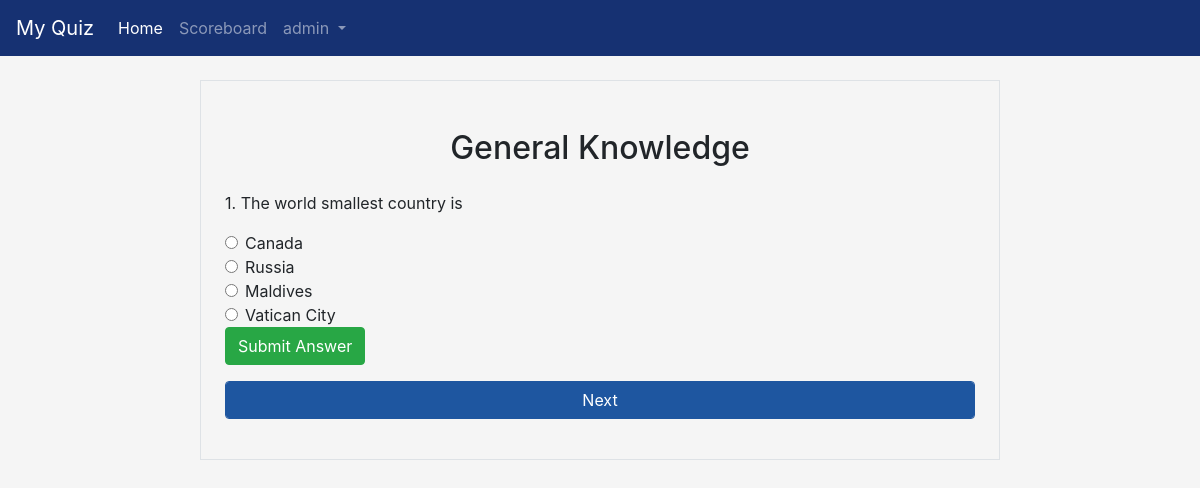
/quizview/1 (signed in), run on the app's committed database.
### quiz/models.py (models this page shows, shortened)
class Question(models.Model):
	quiz = models.ForeignKey(Quiz, on_delete=models.CASCADE)
	label = models.CharField(max_length=100)
	order = models.IntegerField(default=0)
	option1 = models.CharField(max_length=100, blank=True)
	option2 = models.CharField(max_length=100, blank=True)
	option3 = models.CharField(max_length=100, blank=True)
	option4 = models.CharField(max_length=100, blank=True)
	ans = models.CharField(max_length=100, blank=True)
	class Meta:
		ordering = ['order']

class Quiz(models.Model):
	name = models.CharField(max_length=100,default="")
	description = models.CharField(max_length=100)
	pub_date = models.DateField()
	class Meta:
		verbose_name = "Quizes"
	def __str__(self):
		return self.name

### quiz/views.py (the view)
# urls.py: path('quizview/<int:myid>', views.quizView, name="Quiz List"),
def quizView(request, myid):
    if request.user.is_anonymous:
        return redirect("/login")
    obj = Question.objects.filter(quiz__id=myid)
    for i in obj:
        anslist.append(i.ans)
    paginator = Paginator(obj, 1)
    try:
        page = int(request.GET.get('page', '1'))
    except:
        page = 1
    try:
        questions = paginator.page(page)
    except(EmptyPage, InvalidPage):
        questions = paginator.page(paginator.num_pages)
    return render(request, 'quizview.html', {'obj': obj, 'questions':questions})

### quiz/templates/quizview.html (shortened to what this page needs)
{% extends 'basic.html' %}
{% block body %}
<div class="col-lg-8 border p-4 m-4 mx-auto">
  {% for q in questions %}
  <h2 class="head">{{ q.quiz }}</h2>
  <div class="ques">
    <P>{{ q.order }}. {{ q.label }}</p>
    <form>
      <div class="form-check">
        <input class="form-check-input rb" type="radio" name="name" id="option1" value="{{ q.option1 }}">
        <label class="form-check-label" for="exampleRadios1">
          {{ q.option1 }}
        </label>
      </div>
      <div class="form-check">
        <input class="form-check-input rb" type="radio" name="name" id="option2" value="{{ q.option2 }}">
        <label class="form-check-label" for="exampleRadios2">
          {{ q.option2 }}
        </label>
      </div>
      <div class="form-check">
        <input class="form-check-input rb" type="radio" name="name" id="option3" value="{{ q.option3 }}">
        <label class="form-check-label" for="exampleRadios1">
          {{ q.option3 }}
        </label>
      </div>
      <div class="form-check">
        <input class="form-check-input rb" type="radio" name="name" id="option4" value="{{ q.option4 }}">
        <label class="form-check-label" for="exampleRadios1">
          {{ q.option4 }}
        </label>
      </div>
  </div>
  {% endfor %}
  <div class="form-group">
    <button class="btn btn-success" id="save_ans"> Submit Answer </button>
  </div>
  <div class="paginator">
    <div class="form-group">
      {% if questions.has_next %}
      <a href="?page={{ questions.next_page_number }}"><button class="btn form-control btn-primary"
          id="submitAnswer">Next</button></a>
      {% else %}
      <a href="/result/{{user.id}}"><button class="btn form-control btn-success" id="submitAnswer">Submit Quiz</button></a>
      {% endif %}
    </div>
  </div>
</div>
{% endblock %}

### quiz/templates/basic.html (shortened to what this page needs)
<!doctype html>
<html lang="en">
<head>
  <link rel="stylesheet" href="https://stackpath.bootstrapcdn.com/bootstrap/4.5.2/css/bootstrap.min.css"
>
  {% load static %}
  <link rel="stylesheet" href="{% static 'style.css'%}">
</head>
<body class="basic">
  <nav class="navbar navbar-expand-lg navbar-dark bg-nav">
    <a class="navbar-brand" href="#">My Quiz</a>
    <div class="collapse navbar-collapse" id="navbarSupportedContent">
      <ul class="navbar-nav mr-auto">
        <li class="nav-item active">
          <a class="nav-link" href="/">Home <span class="sr-only">(current)</span></a>
        </li>
        <li class="nav-item">
          <a class="nav-link" href="/scoreboard">Scoreboard</a>
        </li>
        {% if request.user.is_anonymous %}
        <li class="nav-item">
          <a class="nav-link" href="/login">Login</a>
        </li>
        {% else %}
        <li class="nav-item dropdown">
          <a class="nav-link dropdown-toggle" href="#" id="navbarDropdown" role="button" data-toggle="dropdown"
            aria-haspopup="true" aria-expanded="false">
            {{ request.user }}
          </a>
        </li>
        {% endif %}
      </ul>
    </div>
  </nav>
  {% block body %} {% endblock %}
</body>
</html>

### quiz/static/style.css (style rules this page uses)
.btn-primary { background-color: #1E56A0; border-color: #1E56A0; }
.bg-nav { background-color: #163172; }
.basic { display: inline; }
html, body { height: 100%; }
body { display: -ms-flexbox; display: inline; -ms-flex-align: center; align-items: center; padding-top: 40px; padding-bottom: 40px; background-color: #f5f5f5; }
.head { text-align: center; margin: 1.5rem auto; }

### data on the page
Question: quiz "General Knowledge", order "1", label "The world smallest country is", option1 "Canada", option2 "Russia", option3 "Maldives", option4 "Vatican City"

### other printed values
{{ request.user }} "admin"
